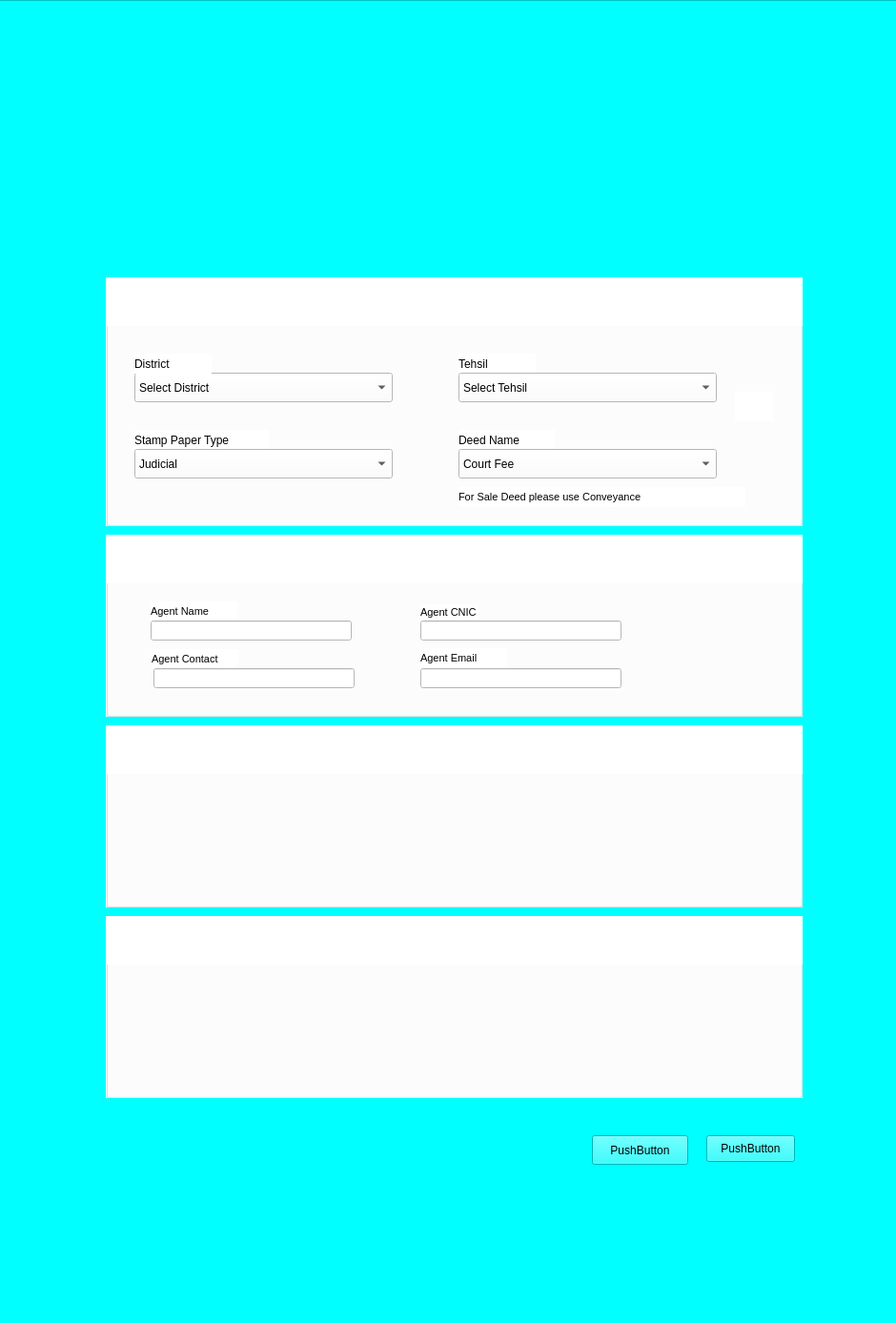
<?xml version="1.0" encoding="UTF-8"?>
<ui version="4.0">
 <class>MainWindow</class>
 <widget class="QMainWindow" name="MainWindow">
  <property name="geometry">
   <rect>
    <x>0</x>
    <y>0</y>
    <width>940</width>
    <height>1388</height>
   </rect>
  </property>
  <property name="font">
   <font>
    <pointsize>8</pointsize>
   </font>
  </property>
  <property name="windowTitle">
   <string>MainWindow</string>
  </property>
  <property name="autoFillBackground">
   <bool>false</bool>
  </property>
  <property name="styleSheet">
   <string notr="true">background-color: rgb(0, 255, 255);</string>
  </property>
  <widget class="QWidget" name="centralwidget">
   <widget class="QScrollArea" name="scrollArea">
    <property name="geometry">
     <rect>
      <x>-10</x>
      <y>0</y>
      <width>951</width>
      <height>1381</height>
     </rect>
    </property>
    <property name="minimumSize">
     <size>
      <width>500</width>
      <height>700</height>
     </size>
    </property>
    <property name="mouseTracking">
     <bool>true</bool>
    </property>
    <property name="tabletTracking">
     <bool>true</bool>
    </property>
    <property name="acceptDrops">
     <bool>true</bool>
    </property>
    <property name="styleSheet">
     <string notr="true">background-image: url(:/logos/background.png);</string>
    </property>
    <property name="widgetResizable">
     <bool>true</bool>
    </property>
    <widget class="QWidget" name="scrollAreaWidgetContents_3">
     <property name="geometry">
      <rect>
       <x>0</x>
       <y>0</y>
       <width>949</width>
       <height>1379</height>
      </rect>
     </property>
     <widget class="QLabel" name="label_6">
      <property name="geometry">
       <rect>
        <x>10</x>
        <y>0</y>
        <width>951</width>
        <height>141</height>
       </rect>
      </property>
      <property name="styleSheet">
       <string notr="true">background-image: url(:/logos/estamping.png);
border-radius : 8px;</string>
      </property>
      <property name="text">
       <string/>
      </property>
     </widget>
     <widget class="QLabel" name="label_24">
      <property name="geometry">
       <rect>
        <x>140</x>
        <y>150</y>
        <width>701</width>
        <height>131</height>
       </rect>
      </property>
      <property name="styleSheet">
       <string notr="true">background-image: url(:/challan/Screenshot 2022-10-07 011803ss.png);</string>
      </property>
      <property name="text">
       <string/>
      </property>
     </widget>
     <widget class="QGroupBox" name="groupBox_3">
      <property name="geometry">
       <rect>
        <x>120</x>
        <y>560</y>
        <width>731</width>
        <height>191</height>
       </rect>
      </property>
      <property name="acceptDrops">
       <bool>false</bool>
      </property>
      <property name="autoFillBackground">
       <bool>false</bool>
      </property>
      <property name="styleSheet">
       <string notr="true">background-color: rgb(255, 255, 255);</string>
      </property>
      <property name="title">
       <string/>
      </property>
      <widget class="QLineEdit" name="lineEdit_4">
       <property name="geometry">
        <rect>
         <x>330</x>
         <y>140</y>
         <width>211</width>
         <height>21</height>
        </rect>
       </property>
       <property name="font">
        <font>
         <pointsize>10</pointsize>
        </font>
       </property>
       <property name="clearButtonEnabled">
        <bool>true</bool>
       </property>
      </widget>
      <widget class="QLabel" name="lblAgentCNIC_3">
       <property name="geometry">
        <rect>
         <x>330</x>
         <y>119</y>
         <width>91</width>
         <height>21</height>
        </rect>
       </property>
       <property name="font">
        <font>
         <pointsize>8</pointsize>
        </font>
       </property>
       <property name="text">
        <string>Agent Email</string>
       </property>
      </widget>
      <widget class="QLabel" name="lblAgentName_3">
       <property name="geometry">
        <rect>
         <x>48</x>
         <y>120</y>
         <width>91</width>
         <height>21</height>
        </rect>
       </property>
       <property name="font">
        <font>
         <pointsize>8</pointsize>
        </font>
       </property>
       <property name="text">
        <string>Agent Contact</string>
       </property>
      </widget>
      <widget class="QLabel" name="lblAgentName_4">
       <property name="geometry">
        <rect>
         <x>47</x>
         <y>70</y>
         <width>91</width>
         <height>21</height>
        </rect>
       </property>
       <property name="font">
        <font>
         <pointsize>8</pointsize>
        </font>
       </property>
       <property name="text">
        <string>Agent Name</string>
       </property>
      </widget>
      <widget class="QLineEdit" name="lineEdit_5">
       <property name="geometry">
        <rect>
         <x>330</x>
         <y>90</y>
         <width>211</width>
         <height>21</height>
        </rect>
       </property>
       <property name="font">
        <font>
         <pointsize>10</pointsize>
        </font>
       </property>
       <property name="frame">
        <bool>true</bool>
       </property>
       <property name="clearButtonEnabled">
        <bool>true</bool>
       </property>
      </widget>
      <widget class="QLabel" name="lblAgentCNIC_4">
       <property name="geometry">
        <rect>
         <x>330</x>
         <y>73</y>
         <width>61</width>
         <height>16</height>
        </rect>
       </property>
       <property name="font">
        <font>
         <pointsize>8</pointsize>
        </font>
       </property>
       <property name="autoFillBackground">
        <bool>false</bool>
       </property>
       <property name="text">
        <string>Agent CNIC</string>
       </property>
      </widget>
      <widget class="QLineEdit" name="LEAgentName_3">
       <property name="geometry">
        <rect>
         <x>47</x>
         <y>90</y>
         <width>211</width>
         <height>21</height>
        </rect>
       </property>
       <property name="font">
        <font>
         <pointsize>10</pointsize>
        </font>
       </property>
       <property name="clearButtonEnabled">
        <bool>true</bool>
       </property>
      </widget>
      <widget class="QLineEdit" name="LEAgentName_4">
       <property name="geometry">
        <rect>
         <x>50</x>
         <y>140</y>
         <width>211</width>
         <height>21</height>
        </rect>
       </property>
       <property name="font">
        <font>
         <pointsize>10</pointsize>
        </font>
       </property>
       <property name="clearButtonEnabled">
        <bool>true</bool>
       </property>
      </widget>
      <widget class="QGraphicsView" name="gvAgentInfo_3">
       <property name="geometry">
        <rect>
         <x>0</x>
         <y>0</y>
         <width>731</width>
         <height>51</height>
        </rect>
       </property>
       <property name="styleSheet">
        <string notr="true">background-image: url(:/logos/agent.png);</string>
       </property>
       <property name="frameShape">
        <enum>QFrame::NoFrame</enum>
       </property>
      </widget>
     </widget>
     <widget class="QGroupBox" name="groupBox_4">
      <property name="geometry">
       <rect>
        <x>120</x>
        <y>290</y>
        <width>731</width>
        <height>261</height>
       </rect>
      </property>
      <property name="styleSheet">
       <string notr="true">background-color: rgb(255, 255, 255);</string>
      </property>
      <property name="title">
       <string/>
      </property>
      <widget class="QComboBox" name="cmbDistrict_4">
       <property name="enabled">
        <bool>true</bool>
       </property>
       <property name="geometry">
        <rect>
         <x>30</x>
         <y>100</y>
         <width>271</width>
         <height>31</height>
        </rect>
       </property>
       <property name="toolTip">
        <string>&lt;html&gt;&lt;head/&gt;&lt;body&gt;&lt;p&gt;&lt;br/&gt;&lt;/p&gt;&lt;/body&gt;&lt;/html&gt;</string>
       </property>
       <property name="styleSheet">
        <string notr="true">#cmbDistrict{
border: 1px solid #white;
border-raduis : 4px;
padding-left : 10px;

}





</string>
       </property>
       <item>
        <property name="text">
         <string>Select District</string>
        </property>
       </item>
       <item>
        <property name="text">
         <string>Attock</string>
        </property>
       </item>
       <item>
        <property name="text">
         <string>Bawalnagar</string>
        </property>
       </item>
       <item>
        <property name="text">
         <string>Bahawalpur</string>
        </property>
       </item>
       <item>
        <property name="text">
         <string>Bakhar</string>
        </property>
       </item>
       <item>
        <property name="text">
         <string>Chakwal</string>
        </property>
       </item>
       <item>
        <property name="text">
         <string>Cheniot</string>
        </property>
       </item>
       <item>
        <property name="text">
         <string>Faisalabad</string>
        </property>
       </item>
       <item>
        <property name="text">
         <string>Lahore</string>
        </property>
       </item>
       <item>
        <property name="text">
         <string>Lodhran</string>
        </property>
       </item>
       <item>
        <property name="text">
         <string>Mianwali</string>
        </property>
       </item>
       <item>
        <property name="text">
         <string>Multan</string>
        </property>
       </item>
       <item>
        <property name="text">
         <string>Sargodha</string>
        </property>
       </item>
      </widget>
      <widget class="QLabel" name="label_13">
       <property name="geometry">
        <rect>
         <x>370</x>
         <y>220</y>
         <width>301</width>
         <height>21</height>
        </rect>
       </property>
       <property name="font">
        <font>
         <pointsize>8</pointsize>
        </font>
       </property>
       <property name="text">
        <string>For Sale Deed please use Conveyance</string>
       </property>
      </widget>
      <widget class="QLabel" name="label_25">
       <property name="geometry">
        <rect>
         <x>370</x>
         <y>80</y>
         <width>81</width>
         <height>21</height>
        </rect>
       </property>
       <property name="font">
        <font>
         <pointsize>9</pointsize>
         <strikeout>false</strikeout>
        </font>
       </property>
       <property name="text">
        <string>Tehsil</string>
       </property>
      </widget>
      <widget class="QLabel" name="label_10">
       <property name="geometry">
        <rect>
         <x>30</x>
         <y>80</y>
         <width>81</width>
         <height>21</height>
        </rect>
       </property>
       <property name="font">
        <font>
         <pointsize>9</pointsize>
        </font>
       </property>
       <property name="text">
        <string>District</string>
       </property>
      </widget>
      <widget class="QLabel" name="label_26">
       <property name="geometry">
        <rect>
         <x>370</x>
         <y>160</y>
         <width>101</width>
         <height>21</height>
        </rect>
       </property>
       <property name="font">
        <font>
         <pointsize>9</pointsize>
        </font>
       </property>
       <property name="text">
        <string>Deed Name</string>
       </property>
      </widget>
      <widget class="QLabel" name="label_27">
       <property name="geometry">
        <rect>
         <x>30</x>
         <y>160</y>
         <width>141</width>
         <height>21</height>
        </rect>
       </property>
       <property name="font">
        <font>
         <pointsize>9</pointsize>
        </font>
       </property>
       <property name="text">
        <string>Stamp Paper Type</string>
       </property>
      </widget>
      <widget class="QLabel" name="label_28">
       <property name="geometry">
        <rect>
         <x>660</x>
         <y>120</y>
         <width>41</width>
         <height>31</height>
        </rect>
       </property>
       <property name="styleSheet">
        <string notr="true">background-image: url(:/newPrefix/book.png);</string>
       </property>
       <property name="text">
        <string/>
       </property>
      </widget>
      <widget class="QComboBox" name="cmbTehsil_4">
       <property name="geometry">
        <rect>
         <x>370</x>
         <y>100</y>
         <width>271</width>
         <height>31</height>
        </rect>
       </property>
       <property name="styleSheet">
        <string notr="true">#cmbTehsil{
border: 1px solid #white  ;
border-raduis : 4px;
padding-left : 10px

}




</string>
       </property>
       <item>
        <property name="text">
         <string>Select Tehsil</string>
        </property>
       </item>
       <item>
        <property name="text">
         <string>Bahawalnagar Tehsil</string>
        </property>
       </item>
       <item>
        <property name="text">
         <string>Chishtian Tehsil</string>
        </property>
       </item>
       <item>
        <property name="text">
         <string>Ahmadpur East Tehsil</string>
        </property>
       </item>
       <item>
        <property name="text">
         <string>Khairpur Tamewali Tehsil</string>
        </property>
       </item>
       <item>
        <property name="text">
         <string>Khanpur Tehsil</string>
        </property>
       </item>
       <item>
        <property name="text">
         <string>Alipur Tehsil</string>
        </property>
       </item>
       <item>
        <property name="text">
         <string>Jampur Tehsil</string>
        </property>
       </item>
       <item>
        <property name="text">
         <string>Faisalabad City Tehsil</string>
        </property>
       </item>
       <item>
        <property name="text">
         <string>Kamalia Tehsil</string>
        </property>
       </item>
       <item>
        <property name="text">
         <string>Rawalpindi Tehsil</string>
        </property>
       </item>
       <item>
        <property name="text">
         <string>Sillanwali Tehsil</string>
        </property>
       </item>
       <item>
        <property name="text">
         <string>Isakhel Tehsil</string>
        </property>
       </item>
       <item>
        <property name="text">
         <string>Mianwali Tehsil</string>
        </property>
       </item>
      </widget>
      <widget class="QComboBox" name="cmbStampPaperType_4">
       <property name="geometry">
        <rect>
         <x>30</x>
         <y>180</y>
         <width>271</width>
         <height>31</height>
        </rect>
       </property>
       <property name="styleSheet">
        <string notr="true">#cmbStampPaperType{
border: 1px solid #black  ;
border-raduis : 4px;
padding-left : 10px

}




</string>
       </property>
       <item>
        <property name="text">
         <string>Judicial</string>
        </property>
       </item>
       <item>
        <property name="text">
         <string>Non-Judicial</string>
        </property>
       </item>
      </widget>
      <widget class="QComboBox" name="cmbDeed_4">
       <property name="geometry">
        <rect>
         <x>370</x>
         <y>180</y>
         <width>271</width>
         <height>31</height>
        </rect>
       </property>
       <property name="styleSheet">
        <string notr="true">#cmbDeed{
border: 1px solid #white  ;
border-raduis : 4px;
padding-left : 10px

}




</string>
       </property>
       <item>
        <property name="text">
         <string>Court Fee</string>
        </property>
       </item>
       <item>
        <property name="text">
         <string>Contract Fee</string>
        </property>
       </item>
      </widget>
      <widget class="QGraphicsView" name="gvAgentInfo_4">
       <property name="geometry">
        <rect>
         <x>0</x>
         <y>0</y>
         <width>731</width>
         <height>51</height>
        </rect>
       </property>
       <property name="styleSheet">
        <string notr="true">background-image: url(:/challan/challan.png);</string>
       </property>
       <property name="frameShape">
        <enum>QFrame::NoFrame</enum>
       </property>
      </widget>
     </widget>
     <widget class="QGroupBox" name="groupBox_5">
      <property name="geometry">
       <rect>
        <x>120</x>
        <y>760</y>
        <width>731</width>
        <height>191</height>
       </rect>
      </property>
      <property name="acceptDrops">
       <bool>false</bool>
      </property>
      <property name="autoFillBackground">
       <bool>false</bool>
      </property>
      <property name="styleSheet">
       <string notr="true">background-color: rgb(255, 255, 255);</string>
      </property>
      <property name="title">
       <string/>
      </property>
      <widget class="QLabel" name="label_7">
       <property name="geometry">
        <rect>
         <x>0</x>
         <y>0</y>
         <width>731</width>
         <height>51</height>
        </rect>
       </property>
       <property name="styleSheet">
        <string notr="true">background-image: url(:/logos/Screenshot 2022-10-07 150139.png);</string>
       </property>
       <property name="text">
        <string/>
       </property>
      </widget>
     </widget>
     <widget class="QGroupBox" name="groupBox_6">
      <property name="geometry">
       <rect>
        <x>120</x>
        <y>960</y>
        <width>731</width>
        <height>191</height>
       </rect>
      </property>
      <property name="acceptDrops">
       <bool>false</bool>
      </property>
      <property name="autoFillBackground">
       <bool>false</bool>
      </property>
      <property name="styleSheet">
       <string notr="true">background-color: rgb(255, 255, 255);</string>
      </property>
      <property name="title">
       <string/>
      </property>
      <widget class="QLabel" name="label_8">
       <property name="geometry">
        <rect>
         <x>0</x>
         <y>0</y>
         <width>731</width>
         <height>51</height>
        </rect>
       </property>
       <property name="styleSheet">
        <string notr="true">background-image: url(:/logos/secondParty.png);</string>
       </property>
       <property name="text">
        <string/>
       </property>
      </widget>
     </widget>
     <widget class="QPushButton" name="pushButton_3">
      <property name="geometry">
       <rect>
        <x>630</x>
        <y>1190</y>
        <width>101</width>
        <height>31</height>
       </rect>
      </property>
      <property name="text">
       <string>PushButton</string>
      </property>
     </widget>
     <widget class="QPushButton" name="pushButton_6">
      <property name="geometry">
       <rect>
        <x>750</x>
        <y>1190</y>
        <width>93</width>
        <height>28</height>
       </rect>
      </property>
      <property name="text">
       <string>PushButton</string>
      </property>
     </widget>
    </widget>
   </widget>
  </widget>
  <widget class="QStatusBar" name="statusbar"/>
 </widget>
 <resources>
  <include location="llooggoo.qrc"/>
 </resources>
 <connections/>
</ui>
